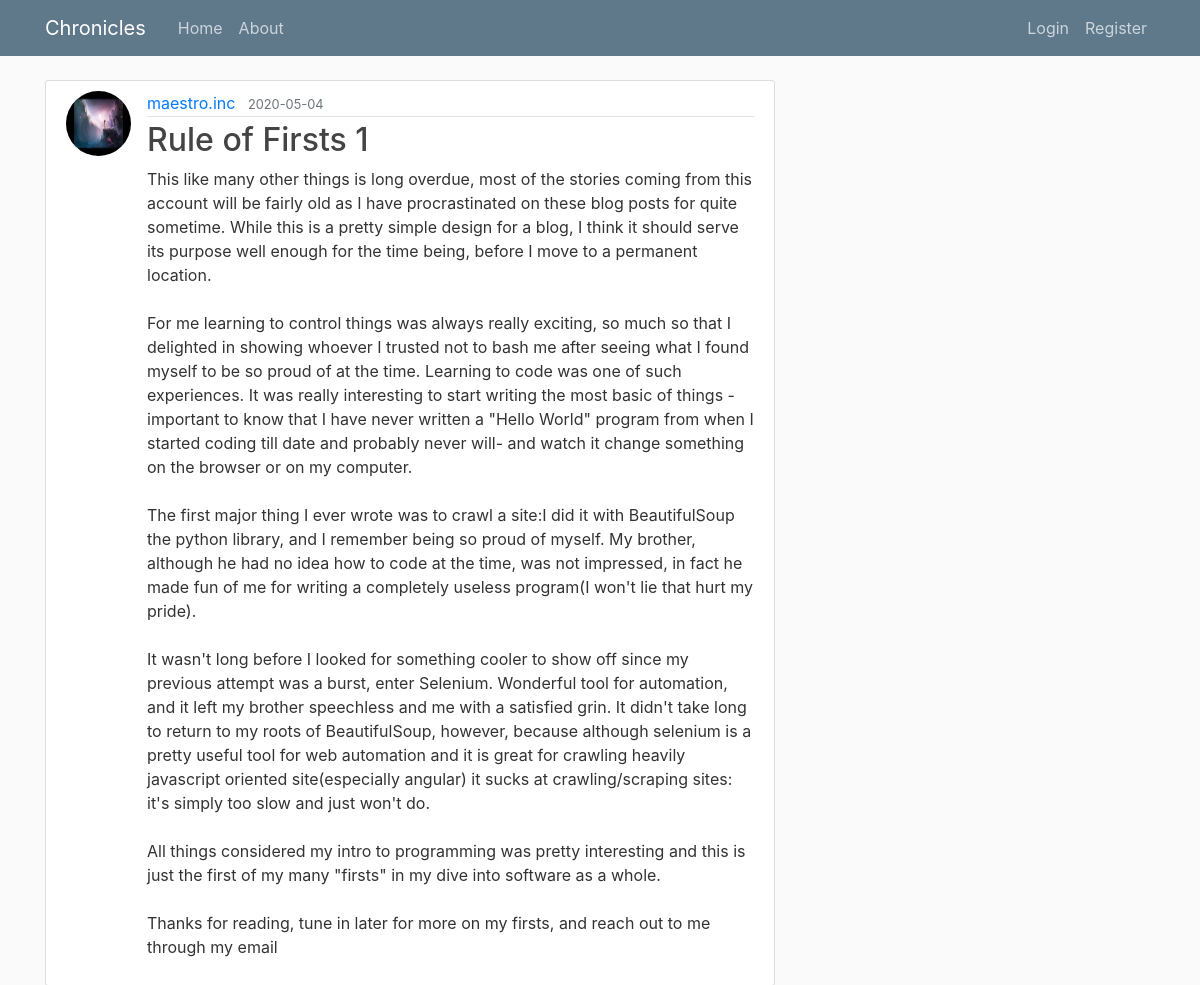
Screenshot of /post/2 with the database file from the repository.
### flaskblog/models.py (models this page shows, shortened)
class User(db.Model, UserMixin):
    id = db.Column(db.Integer(), primary_key=True)
    username = db.Column(db.String(100), unique=True, nullable=False)
    email = db.Column(db.String(100), unique=True, nullable=False)
    password = db.Column(db.String(70), nullable=False)
    image_file = db.Column(db.String(55), nullable=False, default='default.png')
    post = db.relationship('Post', backref="author", lazy=True)

class Post(db.Model):
    id = db.Column(db.Integer(), primary_key=True)
    title = db.Column(db.String(200), nullable=False)
    date_posted = db.Column(db.DateTime, nullable=False, default=datetime.utcnow)
    content = db.Column(db.String(1200000), nullable=False)
    user_id = db.Column(db.Integer(), db.ForeignKey(User.id), nullable=False)

### flaskblog/Posts/routes.py (the view)
@posts.route("/post/<int:post_id>")
def post(post_id):
    post = Post.query.get_or_404(post_id)
    return render_template("post.html", title=post.title, post=post)

### flaskblog/templates/post.html (shortened to what this page needs)
{% extends "layout.html" %}
{% block content %}
  <article class="media content-section">
    <img class="rounded-circle article-img" src="{{ url_for('static', filename='profile_pics/' + post.author.image_file) }}">
    <div class="media-body">
      <div class="article-metadata">
        <a class="mr-2" href="#">{{ post.author.username }}</a>
        <small class="text-muted">{{ post.date_posted.strftime('%Y-%m-%d') }}</small>
      </div>
      <h2 class="article-title">{{ post.title }}</h2>
      <p class="article-content">{{ post.content }}</p>
    </div>
  </article>
{% endblock content %}

### flaskblog/static/main.css (style rules this page uses)
body { background: #fafafa; color: #333333; margin-top: 5rem; }
h1, h2, h3, h4, h5, h6 { color: #444444; }
.content-section { background: #ffffff; padding: 10px 20px; border: 1px solid #dddddd; border-radius: 3px; margin-bottom: 20px; }
.article-title { color: #444444; }
.article-content { white-space: pre-line; }
.article-img { height: 65px; width: 65px; margin-right: 16px; }
.article-metadata { padding-bottom: 1px; margin-bottom: 4px; border-bottom: 1px solid #e3e3e3 }

### rows the page displays
User: image_file (picture), author.username "maestro.inc"
Post: date_posted "2020-05-04", title "Rule of Firsts 1", content "This like many other things is long overdue, most of the stories coming from this account will be fairly old as I have procrastinated on these blog posts for quite sometime. While this is a pretty simple design for a blog, I think it should serve its purpose well enough for the time being, before I move to a permanent location. For me learning to control things was always really exciting, so much so that I delighted in showing whoever I trusted not to bash me after seeing what I found myself to be so proud of at the time. Learning to code was one of such experiences. It was really interesting to start writing the most basic of things -important to know that I have never written a \"Hello…"
